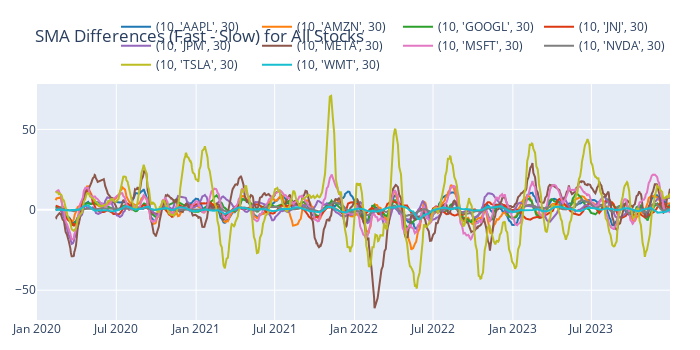

Notebook code for this chart:
### Code cell
# Plot SMA differences for all stocks
sma_diff.vbt.plot(title="SMA Differences (Fast - Slow) for All Stocks").show()

### Figure 1 — Plotly figure (JSON) as saved in the notebook; plotly's stock layout.template omitted (floating-point values rounded to 4 significant figures; data arrays with more than 128 entries replaced by an {"elided": "..."} marker saying what was removed)
{"data": [{"name": "(10, 'AAPL', 30)", "showlegend": true, "type": "scatter", "uid": "6a03f0a8-ed91-4ab3-9fcd-db001b1a9c3f", "x": {"elided": "1007 str values"}, "y": {"elided": "1007 float values"}}, {"name": "(10, 'AMZN', 30)", "showlegend": true, "type": "scatter", "uid": "4ccd444e-7f68-4f35-90ca-ec512f20c199", "x": {"elided": "1007 str values"}, "y": {"elided": "1007 float values"}}, {"name": "(10, 'GOOGL', 30)", "showlegend": true, "type": "scatter", "uid": "78a60ca7-aa1e-49c7-a129-9945ba12a67c", "x": {"elided": "1007 str values"}, "y": {"elided": "1007 float values"}}, {"name": "(10, 'JNJ', 30)", "showlegend": true, "type": "scatter", "uid": "5da3fc5c-1321-41e9-886e-5a24b4a8636e", "x": {"elided": "1007 str values"}, "y": {"elided": "1007 float values"}}, {"name": "(10, 'JPM', 30)", "showlegend": true, "type": "scatter", "uid": "f952e6a9-906a-4aff-aeca-d488a80683fd", "x": {"elided": "1007 str values"}, "y": {"elided": "1007 float values"}}, {"name": "(10, 'META', 30)", "showlegend": true, "type": "scatter", "uid": "02ee8ce8-6135-47c8-ace6-ff4d258f0d1c", "x": {"elided": "1007 str values"}, "y": {"elided": "1007 float values"}}, {"name": "(10, 'MSFT', 30)", "showlegend": true, "type": "scatter", "uid": "bcc414ea-6c0c-4fb2-8816-a4751e5124b3", "x": {"elided": "1007 str values"}, "y": {"elided": "1007 float values"}}, {"name": "(10, 'NVDA', 30)", "showlegend": true, "type": "scatter", "uid": "beab10b1-3ec7-49ff-a7e0-2b3abfd0d58c", "x": {"elided": "1007 str values"}, "y": {"elided": "1007 float values"}}, {"name": "(10, 'TSLA', 30)", "showlegend": true, "type": "scatter", "uid": "06402b0e-a0a5-4254-b0f6-d68ce514d36d", "x": {"elided": "1007 str values"}, "y": {"elided": "1007 float values"}}, {"name": "(10, 'WMT', 30)", "showlegend": true, "type": "scatter", "uid": "110ea182-7024-445d-b5af-19e5250d4a52", "x": {"elided": "1007 str values"}, "y": {"elided": "1007 float values"}}], "layout": {"height": 350, "legend": {"orientation": "h", "traceorder": "normal", "x": 1, "xanchor": "right", "y": 1.02, "yanchor": "bottom"}, "margin": {"b": 30, "l": 30, "r": 30, "t": 30}, "title": {"text": "SMA Differences (Fast - Slow) for All Stocks"}, "width": 700}}
